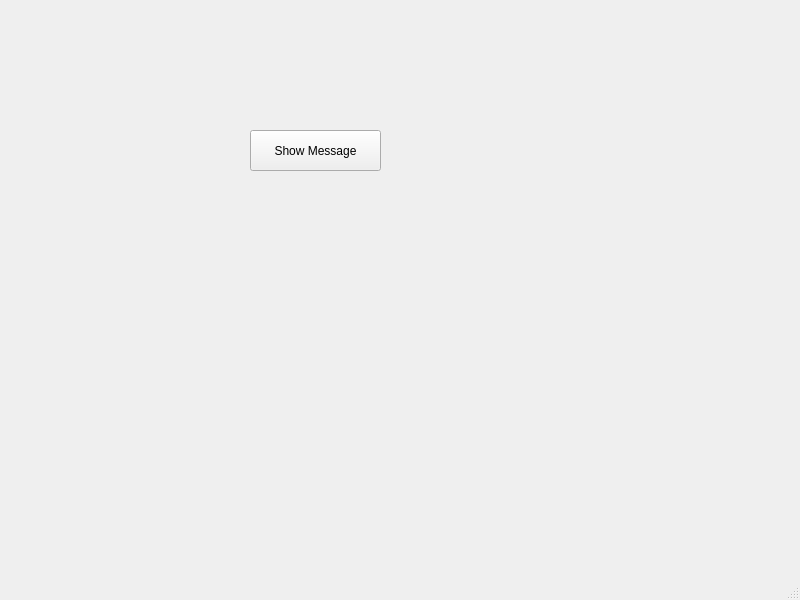
<?xml version="1.0" encoding="UTF-8"?>
<ui version="4.0">
 <class>MainWindow</class>
 <widget class="QMainWindow" name="MainWindow">
  <property name="geometry">
   <rect>
    <x>0</x>
    <y>0</y>
    <width>800</width>
    <height>600</height>
   </rect>
  </property>
  <property name="windowTitle">
   <string>MainWindow</string>
  </property>
  <widget class="QWidget" name="centralwidget">
   <widget class="QPushButton" name="pushButton">
    <property name="geometry">
     <rect>
      <x>250</x>
      <y>130</y>
      <width>131</width>
      <height>41</height>
     </rect>
    </property>
    <property name="text">
     <string>Show Message</string>
    </property>
   </widget>
  </widget>
  <widget class="QMenuBar" name="menubar">
   <property name="geometry">
    <rect>
     <x>0</x>
     <y>0</y>
     <width>800</width>
     <height>22</height>
    </rect>
   </property>
  </widget>
  <widget class="QStatusBar" name="statusbar"/>
 </widget>
 <resources/>
 <connections/>
</ui>
